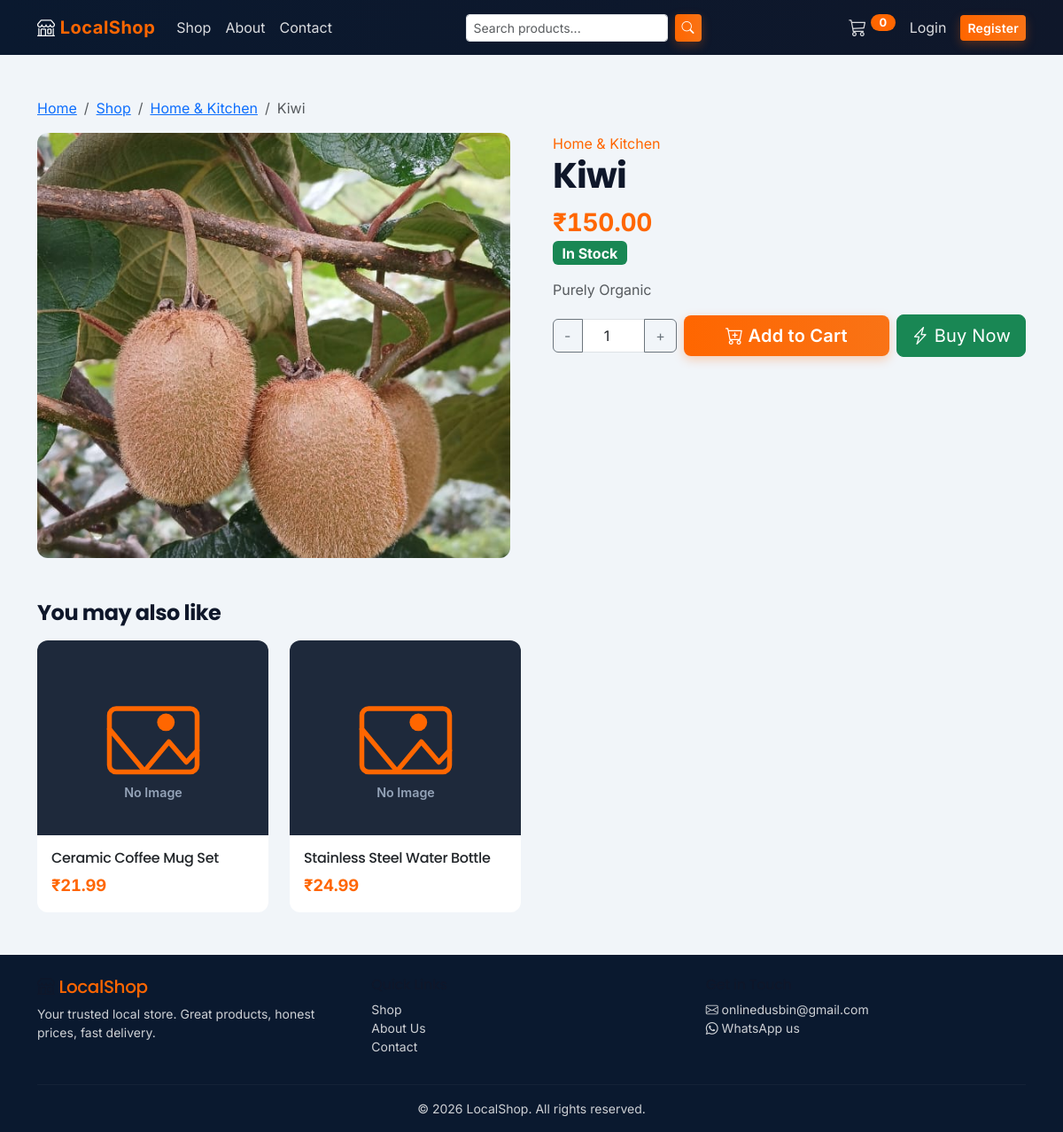
Page /store/product/fruits/ on the committed database.
### store/models.py (models this page shows, shortened)
class Product(models.Model):
    category = models.ForeignKey(Category, on_delete=models.CASCADE, related_name='products')
    name = models.CharField(max_length=200)
    slug = models.SlugField(max_length=220, unique=True)
    description = models.TextField(blank=True)
    price = models.DecimalField(max_digits=10, decimal_places=2)
    stock = models.PositiveIntegerField(default=0)
    image = models.ImageField(upload_to='products/', blank=True, null=True)
    is_active = models.BooleanField(default=True)
    is_deleted = models.BooleanField(default=False, help_text='Soft-delete flag used by the dashboard.')
    created_at = models.DateTimeField(auto_now_add=True)
    updated_at = models.DateTimeField(auto_now=True)
    class Meta:
        ordering = ('-created_at',)
    def get_absolute_url(self):
        return reverse('store:product_detail', args=[self.slug])
    @property
    def in_stock(self):
        return self.stock > 0
    @property
    def out_of_stock(self):
        return self.stock == 0

class Category(models.Model):
    name = models.CharField(max_length=100, unique=True)
    slug = models.SlugField(max_length=120, unique=True)
    description = models.TextField(blank=True)
    image = models.ImageField(upload_to='categories/', blank=True, null=True)
    is_active = models.BooleanField(default=True)
    created_at = models.DateTimeField(auto_now_add=True)
    class Meta:
        verbose_name_plural = 'Categories'
        ordering = ('name',)

class ContactSettings(models.Model):
    email = models.EmailField(
        blank=True,
        help_text='Shown on the contact page and used as the fallback recipient for the contact form.',
    )
    phone = models.CharField(
        max_length=30,
        blank=True,
        help_text='Tap-to-call number. Spaces, dashes and a leading + are fine.',
    )
    whatsapp_number = models.CharField(
        max_length=20,
        blank=True,
        help_text='Digits only, including country code, e.g. 918837351115.',
    )
    address = models.TextField(blank=True, help_text='Shop address shown on the contact page.')
    opening_hours = models.CharField(
        max_length=120,
        blank=True,
        help_text='e.g. Mon - Sat: 9:00 AM - 8:00 PM',
    )
    updated_at = models.DateTimeField(auto_now=True)
    class Meta:
        verbose_name_plural = 'Contact settings'
    @classmethod
    def load(cls):
        obj, _ = cls.objects.get_or_create(
            pk=1,
            defaults={
                'email': getattr(settings, 'CONTACT_EMAIL', ''),
                'phone': getattr(settings, 'PHONE_NUMBER', ''),
                'whatsapp_number': getattr(settings, 'WHATSAPP_NUMBER', ''),
                'address': getattr(settings, 'SHOP_ADDRESS', ''),
                'opening_hours': getattr(settings, 'SHOP_HOURS', ''),
            },
        )
        return obj

### store/views.py (the view)
# urls.py: path('product/<slug:slug>/', views.product_detail, name='product_detail'),
def product_detail(request, slug):
    product = get_object_or_404(_visible_products(), slug=slug)
    related = _visible_products().filter(category=product.category).exclude(pk=product.pk)[:4]
    return render(request, 'store/product_detail.html', {'product': product, 'related': related})

### ShopLocal/context_processors.py (called while the page is built)
def _contact():
    try:
        return ContactSettings.load()
    except Exception:
        return None

### cart/context_processors.py (called while the page is built)
def cart_counter(request):
    cart = get_cart(request)
    count = sum(int(data.get('quantity', 1)) for data in cart.values())
    return {'cart_count': count}

### cart/views.py (called while the page is built)
def get_cart(request):
    return request.session.setdefault(CART_SESSION_KEY, {})

### pages/utils.py (called while the page is built)
def format_phone(raw):
    raw = (raw or '').strip()
    if not raw:
        return ''
    digits = ''.join(ch for ch in raw if ch.isdigit() or ch == '+')
    return '+' + digits.lstrip('+')

def build_tel_link(number=None):
    number = number or contact_details()['phone']
    return f'tel:{format_phone(number)}' if number else ''

### store/templatetags/shop_extras.py (called while the page is built)
@register.filter
def money(value, symbol='\u20b9'):
    try:
        amount = Decimal(str(value))
    except (InvalidOperation, TypeError, ValueError):
        amount = Decimal('0')
    return f'{symbol}{amount:,.2f}'

### store/views.py (called while the page is built)
def _visible_products():
    return Product.objects.filter(is_active=True, is_deleted=False)

### templates/store/product_detail.html (shortened to what this page needs)
{% extends 'base.html' %}
{% load static %}
{% load shop_extras %}
{% block content %}
<section class="py-5">
    <div class="container">
        <nav aria-label="breadcrumb" class="mb-3">
            <ol class="breadcrumb mb-0">
                <li class="breadcrumb-item"><a href="{% url 'pages:home' %}">Home</a></li>
                <li class="breadcrumb-item"><a href="{% url 'store:product_list' %}">Shop</a></li>
                <li class="breadcrumb-item"><a href="{% url 'store:product_list' %}?category={{ product.category.slug }}">{{ product.category.name }}</a></li>
                <li class="breadcrumb-item active" aria-current="page">{{ product.name }}</li>
            </ol>
        </nav>
        <div class="row g-5">
            <div class="col-md-6">
                <div class="card card-product">
                    {% if product.image %}
                    <img src="{{ product.image.url }}" alt="{{ product.name }}" class="w-100" style="max-height: 480px; object-fit: cover;">
                    {% else %}
                    <img src="{% static 'img/no-image.svg' %}" alt="{{ product.name }}" class="w-100" style="max-height: 480px; object-fit: cover;">
                    {% endif %}
                </div>
            </div>
            <div class="col-md-6">
                <a href="{% url 'store:product_list' %}?category={{ product.category.slug }}" class="text-accent text-decoration-none">
                    {{ product.category.name }}
                </a>
                <h1 class="fw-bold">{{ product.name }}</h1>
                <div class="price-tag fs-3">{{ product.price|money }}</div>
                <div class="small mb-3">
                    {% if product.out_of_stock %}
                    <span class="badge badge-out-of-stock fs-6">Out of Stock</span>
                    {% else %}
                    <span class="badge bg-success fs-6">In Stock</span>
                    {% endif %}
                </div>
                <p class="text-muted">{{ product.description|linebreaksbr }}</p>
                {% if product.in_stock %}
                <form method="post" action="{% url 'cart:add' product.pk %}" class="d-flex align-items-center gap-2 mb-3 product-actions">
                    <div class="input-group" style="width: 140px;">
                        <button class="btn btn-outline-secondary" type="button" onclick="this.parentNode.querySelector('input').stepDown()">-</button>
                        <input type="number" name="quantity" value="1" min="1" max="{{ product.stock }}" class="form-control text-center">
                        <button class="btn btn-outline-secondary" type="button" onclick="this.parentNode.querySelector('input').stepUp()">+</button>
                    </div>
                    <button class="btn btn-accent btn-lg flex-grow-1" type="submit"><i class="bi bi-cart-plus"></i> Add to Cart</button>
                    <button class="btn btn-success btn-lg" type="submit" onclick="this.form.action='{% url 'cart:buy' product.pk %}'"><i class="bi bi-lightning-charge"></i> Buy Now</button>
                </form>
                {% else %}
                <button class="btn btn-secondary btn-lg w-100" disabled>Out of Stock</button>
                {% endif %}
            </div>
        </div>
        {% if related %}
        <div class="mt-5">
            <h2 class="fs-4 fw-bold mb-3">You may also like</h2>
            <div class="row g-4">
                {% for product in related %}
                <div class="col-6 col-md-3">
                    <div class="card card-product h-100">
                        <a href="{{ product.get_absolute_url }}" class="product-img-wrap d-block">
                            {% if product.image %}
                            <img src="{{ product.image.url }}" alt="{{ product.name }}">
                            {% else %}
                            <img src="{% static 'img/no-image.svg' %}" alt="{{ product.name }}">
                            {% endif %}
                        </a>
                        <div class="card-body">
                            <h6 class="card-title">{{ product.name }}</h6>
                            <div class="price-tag">{{ product.price|money }}</div>
                        </div>
                    </div>
                </div>
                {% endfor %}
            </div>
        </div>
        {% endif %}
    </div>
</section>
{% endblock %}

### templates/base.html (shortened to what this page needs)
{% load static %}
<!DOCTYPE html>
<html lang="en">
<head>
    <link href="https://cdn.jsdelivr.net/npm/bootstrap@5.3.3/dist/css/bootstrap.min.css" rel="stylesheet">
    <link href="https://cdn.jsdelivr.net/npm/bootstrap-icons@1.11.3/font/bootstrap-icons.min.css" rel="stylesheet">
    <link href="{% static 'css/localshop.css' %}" rel="stylesheet">
</head>
<body>
<nav class="navbar navbar-expand-lg navbar-dark navbar-localshop sticky-top">
    <div class="container">
        <a class="navbar-brand" href="{% url 'pages:home' %}">
            <i class="bi bi-shop"></i> <span class="accent">{{ shop_name }}</span>
        </a>
        <div class="collapse navbar-collapse" id="mainNav">
            <ul class="navbar-nav me-auto mb-2 mb-lg-0">
                <li class="nav-item"><a class="nav-link" href="{% url 'store:product_list' %}">Shop</a></li>
                <li class="nav-item"><a class="nav-link" href="{% url 'pages:about' %}">About</a></li>
                <li class="nav-item"><a class="nav-link" href="{% url 'pages:contact' %}">Contact</a></li>
            </ul>
            <form class="d-flex me-lg-3 mb-2 mb-lg-0" method="get" action="{% url 'store:product_list' %}">
                <input class="form-control form-control-sm me-2" type="search" name="q" placeholder="Search products..."
                       value="{{ query|default:'' }}">
                <button class="btn btn-accent btn-sm" type="submit"><i class="bi bi-search"></i></button>
            </form>
            <ul class="navbar-nav ms-auto align-items-lg-center">
                <li class="nav-item">
                    <a class="nav-link position-relative" href="{% url 'cart:cart_detail' %}">
                        <i class="bi bi-cart3 fs-5"></i>
                        <span class="cart-badge">{{ cart_count|default:0 }}</span>
                    </a>
                </li>
                {% if user.is_authenticated %}
                <li class="nav-item dropdown">
                    <a class="nav-link dropdown-toggle" href="#" role="button" data-bs-toggle="dropdown">
                        <i class="bi bi-person-circle"></i> {{ user.username }}
                    </a>
                    <ul class="dropdown-menu dropdown-menu-end">
                        <li><a class="dropdown-item" href="{% url 'accounts:profile' %}">My Profile</a></li>
                        <li><a class="dropdown-item" href="{% url 'orders:history' %}">My Orders</a></li>
                        {% if user.is_staff_member %}
                        <li><a class="dropdown-item" href="{% url 'dashboard:home' %}">Dashboard</a></li>
                        {% endif %}
                        <li><hr class="dropdown-divider"></li>
                        <li>
                            <form method="post" action="{% url 'accounts:logout' %}">
                                {% csrf_token %}
                                <button class="dropdown-item" type="submit">Logout</button>
                            </form>
                        </li>
                    </ul>
                </li>
                {% else %}
                <li class="nav-item"><a class="nav-link" href="{% url 'accounts:login' %}">Login</a></li>
                <li class="nav-item"><a class="btn btn-accent btn-sm ms-2" href="{% url 'accounts:register' %}">Register</a></li>
                {% endif %}
            </ul>
        </div>
    </div>
</nav>
<main>
    {% block content %}{% endblock %}
</main>
<footer class="footer-localshop mt-auto pt-4 pb-3">
    <div class="container">
        <div class="row g-3">
            <div class="col-md-4">
                <h5><i class="bi bi-shop"></i> <span class="text-accent">{{ shop_name }}</span></h5>
                <p class="small mb-0">Your trusted local store. Great products, honest prices, fast delivery.</p>
            </div>
            <div class="col-md-4">
                <h6>Quick Links</h6>
                <ul class="list-unstyled small">
                    <li><a href="{% url 'store:product_list' %}">Shop</a></li>
                    <li><a href="{% url 'pages:about' %}">About Us</a></li>
                    <li><a href="{% url 'pages:contact' %}">Contact</a></li>
                </ul>
            </div>
            <div class="col-md-4">
                <h6>Get in Touch</h6>
                <ul class="list-unstyled small">
                    {% if gmail_link %}
                    <li><a href="{{ gmail_link }}" target="_blank"><i class="bi bi-envelope"></i> {{ contact_email }}</a></li>
                    {% endif %}
                    {% if whatsapp_number %}
                    <li><a href="https://wa.me/{{ whatsapp_number }}" target="_blank"><i class="bi bi-whatsapp"></i> WhatsApp us</a></li>
                    {% endif %}
                </ul>
            </div>
        </div>
        <hr class="my-3" style="border-color: rgba(255,255,255,.15);">
        <div class="text-center small">&copy; {% now 'Y' %} {{ shop_name }}. All rights reserved.</div>
    </div>
</footer>
</body>
</html>

### static/css/localshop.css (style rules this page uses)
:root { --ls-dark: #0F172A; --ls-dark-2: #1E293B; --ls-primary: #1E3A8A; --ls-navy: #0A192F; --ls-accent: #FF6600; --ls-accent-2: #F97316; --ls-light: #F8FAFC; --ls-muted: #94A3B8; --ls-bg: #F1F5F9; }
body { background-color: var(--ls-bg); font-family: 'Inter', 'Segoe UI', system-ui, -apple-system, sans-serif; display: flex; min-height: 100vh; flex-direction: column; }
h1, h2, h3, h4, h5, h6, .display-1, .display-2, .display-3, .display-4, .display-5, .display-6 { font-family: 'Poppins', 'Inter', sans-serif; letter-spacing: -.02em; color: var(--ls-dark); }
main { flex: 1; }
.navbar-localshop { background: linear-gradient(90deg, var(--ls-navy) 0%, var(--ls-dark) 100%); }
.navbar-localshop .navbar-brand { color: #fff; font-weight: 700; letter-spacing: .5px; }
.navbar-localshop .navbar-brand span.accent { color: var(--ls-accent); }
.navbar-localshop .nav-link { color: rgba(255, 255, 255, .85); }
.cart-badge { background: var(--ls-accent); color: #fff; font-weight: 700; border-radius: 50rem; padding: .15rem .6rem; font-size: .8rem; vertical-align: top; }
.btn-accent { background: linear-gradient(90deg, var(--ls-accent) 0%, var(--ls-accent-2) 100%); color: #fff; font-weight: 600; border: none; }
.card-product { border: none; border-radius: .75rem; overflow: hidden; transition: transform .15s ease, box-shadow .15s ease; }
.card-product .product-img-wrap { height: 220px; overflow: hidden; background: #fff; }
.card-product .product-img-wrap img { width: 100%; height: 100%; object-fit: cover; transition: transform .35s ease; }
.price-tag { color: var(--ls-accent); font-weight: 700; font-size: 1.15rem; letter-spacing: -.01em; font-variant-numeric: tabular-nums; }
.text-accent { color: var(--ls-accent); }
.footer-localshop { background: var(--ls-navy); color: rgba(255, 255, 255, .8); }
.footer-localshop a { color: rgba(255, 255, 255, .8); text-decoration: none; }
.btn { letter-spacing: .2px; }
.btn-accent { box-shadow: 0 4px 12px rgba(255, 102, 0, .28); }
main, .footer-localshop { overflow-wrap: break-word; }

### rows in the picture
Product: category.name "Home & Kitchen", name "Kiwi", image (picture), price "₹150.00", description "Purely Organic"
Product: name "Ceramic Coffee Mug Set", price "₹21.99"
Product: name "Stainless Steel Water Bottle", price "₹24.99"
ContactSettings: email "onlinedusbin@gmail.com"

### other values in the picture
{{ shop_name }} "LocalShop"
{{ cart_count|default:0 }} "0"
